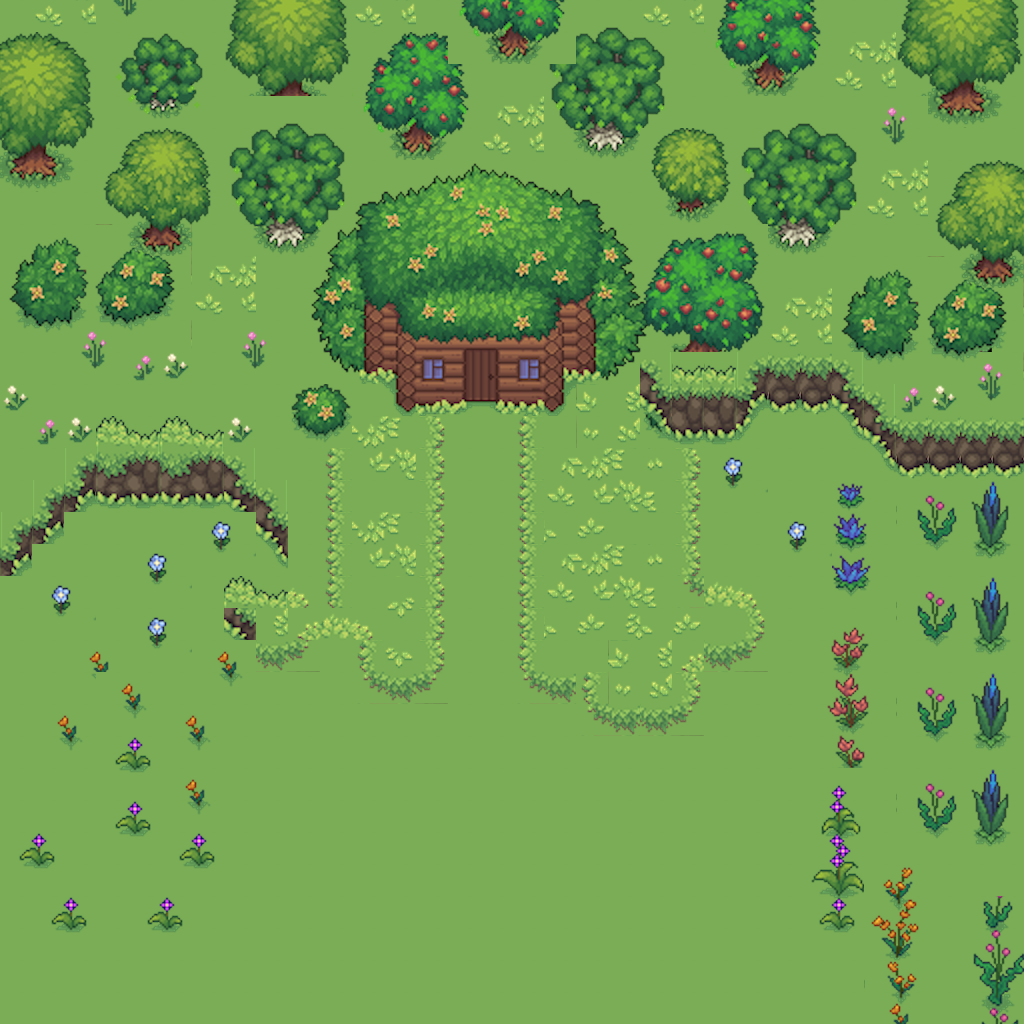

A level layout from a 2D game, rendered from its tile map. Below: a short description, then the map file with tile-grid data replaced by summaries:
An orthogonal 32x32 tile map with 32x32 px tiles, 3 tile layers (floor, house, trees), 7 tilesets.

<map version="1.10" tiledversion="1.12.2" orientation="orthogonal" renderorder="right-down" width="32" height="32" tilewidth="32" tileheight="32" infinite="0" nextlayerid="7" nextobjectid="1">
 <tileset firstgid="1" name="Exterior_house" tilewidth="32" tileheight="32" tilecount="592" columns="37">
  <image source="Exterior_house.png" trans="ff00ff" width="1184" height="512" />
 </tileset>
 <tileset firstgid="593" name="Trees_animation" tilewidth="32" tileheight="32" tilecount="2340" columns="36">
  <image source="Trees_animation.png" trans="ff00ff" width="1152" height="2080" />
 </tileset>
 <tileset firstgid="2933" name="Ground_grass" tilewidth="32" tileheight="32" tilecount="252" columns="12">
  <image source="Ground_grass.png" trans="ff00ff" width="384" height="672" />
 </tileset>
 <tileset firstgid="3185" name="Road3_ground" tilewidth="32" tileheight="32" tilecount="390" columns="15">
  <image source="Road3_ground.png" trans="ff00ff" width="480" height="832" />
 </tileset>
 <tileset firstgid="3575" name="Water_coasts" tilewidth="32" tileheight="32" tilecount="1470" columns="30">
  <image source="Water_coasts.png" trans="ff00ff" width="960" height="1568" />
 </tileset>
 <tileset firstgid="5045" name="water" tilewidth="32" tileheight="32" tilecount="2886" columns="37">
  <image source="water.png" trans="ff00ff" width="1184" height="2496" />
 </tileset>
 <tileset firstgid="7931" name="Flowers_alternative_fit" tilewidth="32" tileheight="32" tilecount="323" columns="19">
  <image source="Flowers_alternative_fit.png" trans="ff00ff" width="608" height="544" />
 </tileset>
 <layer id="4" name="floor" width="32" height="32">
  <data>[1024 cells, 1024 non-empty, 2 distinct tile ids]</data>
 </layer>
 <layer id="5" name="house" width="32" height="32">
  <data>[1024 cells, 146 non-empty, 118 distinct tile ids]</data>
 </layer>
 <layer id="6" name="trees" width="32" height="32">
  <data>[1024 cells, 593 non-empty, 235 distinct tile ids]</data>
 </layer>
</map>
